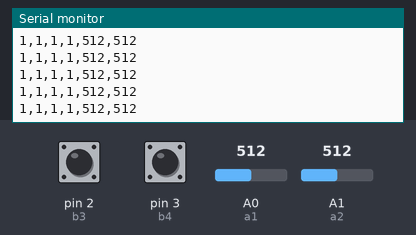
Bench run of a sketch on a simulated Arduino Uno, built with avr-gcc and run on an emulated ATmega328P. Parts: the last lines printed to the serial monitor. Inputs (shaded band) come from the test bench; at power-on: A0 (a1) = 512, A1 (a2) = 512, pin 2 (b3) HIGH, pin 3 (b4) HIGH.

Above: at 7.2 s.
7.3 s: A0 (a1) set to 1006
At 7.8 s:
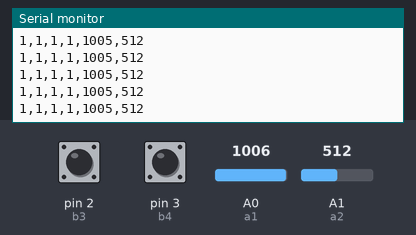
10.3 s: A0 (a1) set to 998
At 10.8 s:
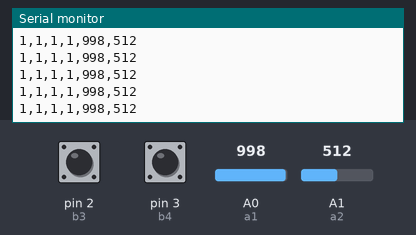
11.8 s: A1 (a2) set to 1004
At 12.4 s:
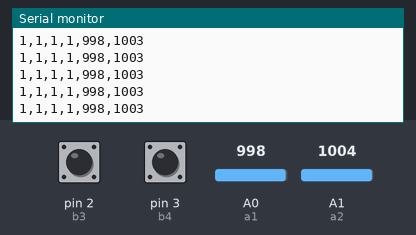
14.8 s: A1 (a2) set to 985
At 15.3 s:
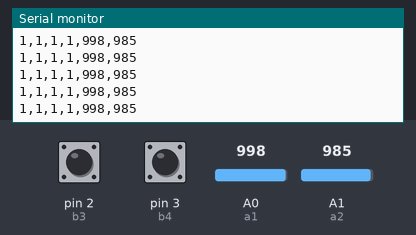
Timing chart, 0 to 17.3 s (numbered marks = the images above; inputs shaded):
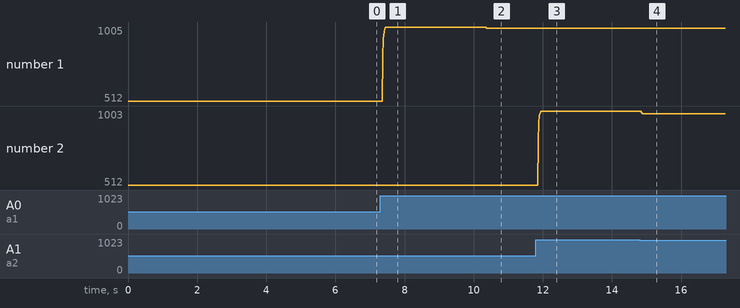

Measured:
- after the input at 7.3 s, the serial monitor: prints a new line after 0.07 s (image 1)
- after the input at 10.3 s, the serial monitor: prints a new line after 0.08 s (image 2)
- after the input at 11.8 s, the serial monitor: prints a new line after 0.07 s (image 3)
- after the input at 14.8 s, the serial monitor: prints a new line after 0.06 s (image 4)
- plotted number 1: 512 → 1005 after the input at 7.3 s, 1005 → 998 after the input at 10.3 s
- plotted number 2: 512 → 1003 after the input at 11.8 s, 1003 → 985 after the input at 14.8 s

The sketch:

_4Button.ino
```cpp
const int b1 = 0;     // the number of the pushbutton pin
const int b2 = 1;     // the number of the pushbutton pin
const int b3 = 2;     // the number of the pushbutton pin
const int b4 = 3;     // the number of the pushbutton pin
const int a1 = 0;     // the number of the pushbutton pin
const int a2 = 1;     // the number of the pushbutton pin

// variables will change:
int bs1 = 0;         // variable for reading the pushbutton status
int bs2 = 1;         // variable for reading the pushbutton status
int bs3 = 2;         // variable for reading the pushbutton status
int bs4 = 3;         // variable for reading the pushbutton status
int ar1 = 0;         // variable for reading the pushbutton status
int ar2 = 1;         // variable for reading the pushbutton status

float EMA_a = 0.6;      //initialization of EMA alpha
int EMA_S = 0;          //initialization of EMA S

float EMA_a1 = 0.6;      //initialization of EMA alpha
int EMA_S1 = 0;          //initialization of EMA S
void setup() {
  Serial.begin(9600);

  // initialize the pushbutton pin as an input:
  pinMode(b1, INPUT_PULLUP);
  pinMode(b2, INPUT_PULLUP);
  pinMode(b3, INPUT_PULLUP);
  pinMode(b4, INPUT_PULLUP);

  EMA_S = analogRead(a1);  //set EMA S for t=1
  EMA_S1 = analogRead(a2);  //set EMA S for t=1
}

void loop() {
  // read the state of the pushbutton value:
  bs1 = digitalRead(b1);
  bs2 = digitalRead(b2);
  bs3 = digitalRead(b3);
  bs4 = digitalRead(b4);

  ar1 = analogRead(a1);
  ar2 = analogRead(a2);
  EMA_S = (EMA_a*ar1) + ((1-EMA_a)*EMA_S);    //run the EMA
  EMA_S1 = (EMA_a1*ar2) + ((1-EMA_a1)*EMA_S1);    //run the EMA

  Serial.print(bs1);
  Serial.print(",");
  Serial.print(bs2);
  Serial.print(",");
  Serial.print(bs3);
  Serial.print(",");
  Serial.print(bs4);
  Serial.print(",");
  Serial.print(EMA_S);
  Serial.print(",");
  Serial.println(EMA_S1);
  delay(10);

}
```
